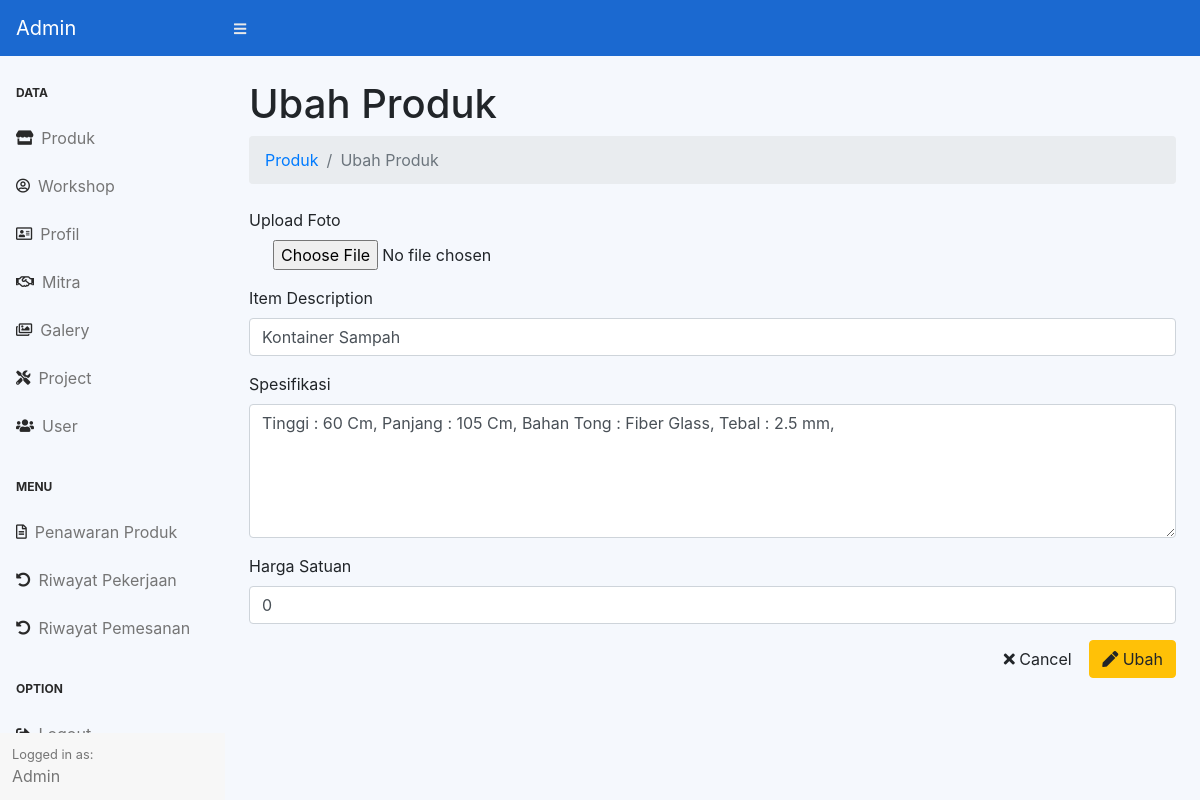
The page /admin/index.php?page=produk-update&id=10 (signed in) on the database its author committed.
### tables this page shows
CREATE TABLE `produk` (
  `id` int(11) NOT NULL,
  `item_desc` varchar(128) NOT NULL,
  `spesifikasi` varchar(255) NOT NULL,
  `foto` varchar(225) NOT NULL,
  `harga` int(128) NOT NULL
);

### admin/Produk/update.php (the view, shortened to what this page needs)
<?php
$id = $_GET['id'];
$sql = "SELECT * FROM produk WHERE id=$id";
$query = mysqli_query($koneksi, $sql);
$data = mysqli_fetch_assoc($query);
$spesifikasi = strtr($data['spesifikasi'], array('<br />' => "\n"));
?>
<div class="container-fluid">
    <h1 class="mt-4">Ubah Produk </h1>
    <ol class="breadcrumb mb-4">
        <li class="breadcrumb-item"><a href="?page=produk">Produk</a></li>
        <li class="breadcrumb-item active">Ubah Produk</li>
    </ol>
    <form action="" method="post" enctype="multipart/form-data" class="mt-4">
        <div class="form-group">
            <label for="">Upload Foto</label>
            <input type="file" name="foto" class="custom-control" value="<?php echo $data['foto'] ?>">
        </div>
        <div class="form-group">
            <label for="">Item Description</label>
            <input type="text" name="item_desc" class="form-control" value="<?php echo $data['item_desc'] ?>">
        </div>
        <div class="form-group">
            <label for="">Spesifikasi</label>
            <textarea name="spesifikasi" class="form-control" rows="5"><?php echo $spesifikasi ?></textarea>
        </div>
        <div class="form-group">
            <label for="">Harga Satuan</label>
            <input type="text" name="harga" class="form-control" value="<?php echo $data['harga'] ?>">
        </div>
        <div class="form-group text-right">
            <a href="?page=artikel" class="btn"><i class="fas fa-times"></i> Cancel</a>
            <button type="submit" name="ubah" class="btn btn-warning"> <i class="fas fa-pen"></i> Ubah</button>
        </div>
    </form>
</div>

### assets/css/customview.css (style rules this page uses)
.bg-grey { background-color: #f5f8fd !important; }

### rows shown on the page
produk: item_desc "Kontainer Sampah", spesifikasi "Tinggi : 60 Cm, Panjang : 105 Cm, Bahan Tong : Fiber Glass, Tebal : 2.5 mm,", harga "0"
